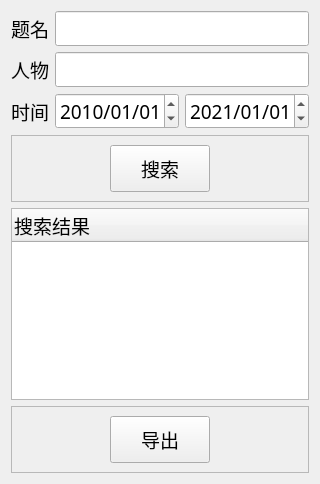
          <widget class="QWidget" name="widget_21" native="true">
           <property name="minimumSize">
            <size>
             <width>240</width>
             <height>1</height>
            </size>
           </property>
           <property name="maximumSize">
            <size>
             <width>320</width>
             <height>16777215</height>
            </size>
           </property>
           <property name="font">
            <font>
             <family>新宋体</family>
             <pointsize>14</pointsize>
            </font>
           </property>
           <layout class="QGridLayout" name="gridLayout_54">
            <item row="2" column="0">
             <widget class="QLabel" name="label_211">
              <property name="font">
               <font>
                <family>新宋体</family>
                <pointsize>14</pointsize>
               </font>
              </property>
              <property name="text">
               <string>时间</string>
              </property>
             </widget>
            </item>
            <item row="2" column="1">
             <widget class="QDateEdit" name="start_date_search">
              <property name="sizePolicy">
               <sizepolicy hsizetype="Preferred" vsizetype="Preferred">
                <horstretch>0</horstretch>
                <verstretch>0</verstretch>
               </sizepolicy>
              </property>
              <property name="minimumSize">
               <size>
                <width>0</width>
                <height>26</height>
               </size>
              </property>
              <property name="font">
               <font>
                <family>新宋体</family>
                <pointsize>14</pointsize>
               </font>
              </property>
              <property name="dateTime">
               <datetime>
                <hour>0</hour>
                <minute>0</minute>
                <second>0</second>
                <year>2010</year>
                <month>1</month>
                <day>1</day>
               </datetime>
              </property>
              <property name="displayFormat">
               <string>yyyy/MM/dd</string>
              </property>
             </widget>
            </item>
            <item row="0" column="0">
             <widget class="QLabel" name="label_187">
              <property name="font">
               <font>
                <family>新宋体</family>
                <pointsize>14</pointsize>
               </font>
              </property>
              <property name="text">
               <string>题名</string>
              </property>
             </widget>
            </item>
            <item row="1" column="0">
             <widget class="QLabel" name="label_210">
              <property name="font">
               <font>
                <family>新宋体</family>
                <pointsize>14</pointsize>
               </font>
              </property>
              <property name="text">
               <string>人物</string>
              </property>
             </widget>
            </item>
            <item row="2" column="2">
             <widget class="QDateEdit" name="end_date_search">
              <property name="sizePolicy">
               <sizepolicy hsizetype="Preferred" vsizetype="Preferred">
                <horstretch>0</horstretch>
                <verstretch>0</verstretch>
               </sizepolicy>
              </property>
              <property name="minimumSize">
               <size>
                <width>0</width>
                <height>26</height>
               </size>
              </property>
              <property name="font">
               <font>
                <family>新宋体</family>
                <pointsize>14</pointsize>
               </font>
              </property>
              <property name="dateTime">
               <datetime>
                <hour>0</hour>
                <minute>0</minute>
                <second>0</second>
                <year>2021</year>
                <month>1</month>
                <day>1</day>
               </datetime>
              </property>
              <property name="displayFormat">
               <string>yyyy/MM/dd</string>
              </property>
             </widget>
            </item>
            <item row="0" column="1" colspan="2">
             <widget class="QLineEdit" name="group_title_search">
              <property name="font">
               <font>
                <family>新宋体</family>
                <pointsize>14</pointsize>
               </font>
              </property>
             </widget>
            </item>
            <item row="1" column="1" colspan="2">
             <widget class="QLineEdit" name="peoples_search">
              <property name="font">
               <font>
                <family>新宋体</family>
                <pointsize>14</pointsize>
               </font>
              </property>
             </widget>
            </item>
            <item row="4" column="0" colspan="3">
             <widget class="QFrame" name="frame_19">
              <property name="minimumSize">
               <size>
                <width>0</width>
                <height>30</height>
               </size>
              </property>
              <property name="font">
               <font>
                <family>新宋体</family>
                <pointsize>14</pointsize>
               </font>
              </property>
              <property name="frameShape">
               <enum>QFrame::StyledPanel</enum>
              </property>
              <property name="frameShadow">
               <enum>QFrame::Raised</enum>
              </property>
              <layout class="QGridLayout" name="gridLayout_59">
               <item row="0" column="0">
                <spacer name="horizontalSpacer_47">
                 <property name="orientation">
                  <enum>Qt::Horizontal</enum>
                 </property>
                 <property name="sizeHint" stdset="0">
                  <size>
                   <width>47</width>
                   <height>20</height>
                  </size>
                 </property>
                </spacer>
               </item>
               <item row="0" column="1">
                <widget class="QPushButton" name="search_btn">
                 <property name="sizePolicy">
                  <sizepolicy hsizetype="Expanding" vsizetype="Preferred">
                   <horstretch>0</horstretch>
                   <verstretch>0</verstretch>
                  </sizepolicy>
                 </property>
                 <property name="font">
                  <font>
                   <family>新宋体</family>
                   <pointsize>14</pointsize>
                  </font>
                 </property>
                 <property name="focusPolicy">
                  <enum>Qt::TabFocus</enum>
                 </property>
                 <property name="styleSheet">
                  <string notr="true">padding-left: 30px; 
padding-right: 30px;
padding-top: 8px; 
padding-bottom: 8px;</string>
                 </property>
                 <property name="text">
                  <string>搜索</string>
                 </property>
                 <property name="icon">
                  <iconset>
                   <normaloff>icon/search.png</normaloff>icon/search.png</iconset>
                 </property>
                 <property name="iconSize">
                  <size>
                   <width>24</width>
                   <height>24</height>
                  </size>
                 </property>
                 <property name="autoDefault">
                  <bool>true</bool>
                 </property>
                 <property name="default">
                  <bool>false</bool>
                 </property>
                </widget>
               </item>
               <item row="0" column="2">
                <spacer name="horizontalSpacer_48">
                 <property name="orientation">
                  <enum>Qt::Horizontal</enum>
                 </property>
                 <property name="sizeHint" stdset="0">
                  <size>
                   <width>47</width>
                   <height>20</height>
                  </size>
                 </property>
                </spacer>
               </item>
              </layout>
             </widget>
            </item>
            <item row="5" column="0" colspan="3">
             <widget class="QTreeWidget" name="photo_tree_widget_search">
              <property name="font">
               <font>
                <family>新宋体</family>
                <pointsize>14</pointsize>
               </font>
              </property>
              <property name="toolTip">
               <string>&lt;html&gt;&lt;head/&gt;&lt;body&gt;&lt;p&gt;&lt;span style=&quot; font-size:10pt;&quot;&gt;双击勾选或取消&lt;/span&gt;&lt;/p&gt;&lt;/body&gt;&lt;/html&gt;</string>
              </property>
              <property name="whatsThis">
               <string>&lt;html&gt;&lt;head/&gt;&lt;body&gt;&lt;p&gt;&lt;br/&gt;&lt;/p&gt;&lt;/body&gt;&lt;/html&gt;</string>
              </property>
              <property name="editTriggers">
               <set>QAbstractItemView::NoEditTriggers</set>
              </property>
              <property name="selectionBehavior">
               <enum>QAbstractItemView::SelectItems</enum>
              </property>
              <property name="expandsOnDoubleClick">
               <bool>false</bool>
              </property>
              <column>
               <property name="text">
                <string>搜索结果</string>
               </property>
              </column>
             </widget>
            </item>
            <item row="6" column="0" colspan="3">
             <widget class="QFrame" name="frame_11">
              <property name="minimumSize">
               <size>
                <width>0</width>
                <height>30</height>
               </size>
              </property>
              <property name="font">
               <font>
                <family>新宋体</family>
                <pointsize>14</pointsize>
               </font>
              </property>
              <property name="frameShape">
               <enum>QFrame::StyledPanel</enum>
              </property>
              <property name="frameShadow">
               <enum>QFrame::Raised</enum>
              </property>
              <layout class="QGridLayout" name="gridLayout_31">
               <item row="0" column="0">
                <spacer name="horizontalSpacer_27">
                 <property name="orientation">
                  <enum>Qt::Horizontal</enum>
                 </property>
                 <property name="sizeHint" stdset="0">
                  <size>
                   <width>40</width>
                   <height>20</height>
                  </size>
                 </property>
                </spacer>
               </item>
               <item row="0" column="1">
                <widget class="QPushButton" name="export_btn_search">
                 <property name="sizePolicy">
                  <sizepolicy hsizetype="Expanding" vsizetype="Fixed">
                   <horstretch>0</horstretch>
                   <verstretch>0</verstretch>
                  </sizepolicy>
                 </property>
                 <property name="font">
                  <font>
                   <family>新宋体</family>
                   <pointsize>14</pointsize>
                  </font>
                 </property>
                 <property name="focusPolicy">
                  <enum>Qt::TabFocus</enum>
                 </property>
                 <property name="toolTip">
                  <string>&lt;html&gt;&lt;head/&gt;&lt;body&gt;&lt;p&gt;&lt;span style=&quot; font-size:10pt;&quot;&gt;导出勾选的照片&lt;/span&gt;&lt;/p&gt;&lt;/body&gt;&lt;/html&gt;</string>
                 </property>
                 <property name="styleSheet">
                  <string notr="true">padding-left: 30px; 
padding-right: 30px;
padding-top: 8px; 
padding-bottom: 8px;</string>
                 </property>
                 <property name="text">
                  <string>导出</string>
                 </property>
                 <property name="icon">
                  <iconset>
                   <normaloff>icon/export.png</normaloff>icon/export.png</iconset>
                 </property>
                 <property name="iconSize">
                  <size>
                   <width>24</width>
                   <height>24</height>
                  </size>
                 </property>
                 <property name="autoDefault">
                  <bool>true</bool>
                 </property>
                 <property name="default">
                  <bool>false</bool>
                 </property>
                </widget>
               </item>
               <item row="0" column="2">
                <spacer name="horizontalSpacer_28">
                 <property name="orientation">
                  <enum>Qt::Horizontal</enum>
                 </property>
                 <property name="sizeHint" stdset="0">
                  <size>
                   <width>40</width>
                   <height>20</height>
                  </size>
                 </property>
                </spacer>
               </item>
              </layout>
             </widget>
            </item>
           </layout>
          </widget>
